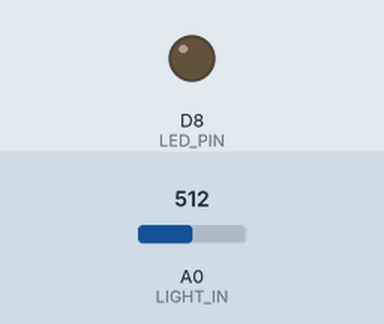
The sketch below on a simulated ESP8266 (NodeMCU). Parts: output pins drawn as LEDs (lit = HIGH). The inputs (shaded band) are chosen by the test bench; at power-on: A0 (LIGHT_IN) = 512. WiFi joins after 1.5 s; servers stay silent unless stated; what the sketch prints to the serial monitor is not drawn.

Above: at 2.8 s.
2.9 s: A0 (LIGHT_IN) set to 132
4.4 s: A0 (LIGHT_IN) set to 107
At 5.6 s:
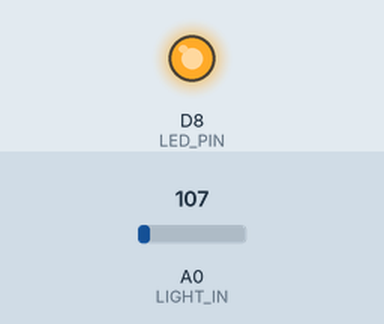
6.1 s: A0 (LIGHT_IN) set to 122
At 7.5 s:
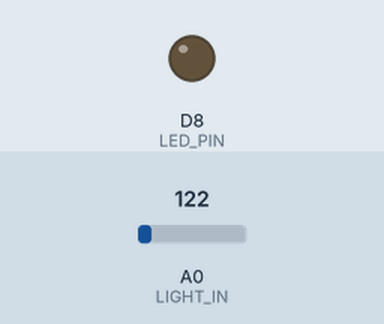
7.8 s: A0 (LIGHT_IN) set to 0
At 8.3 s:
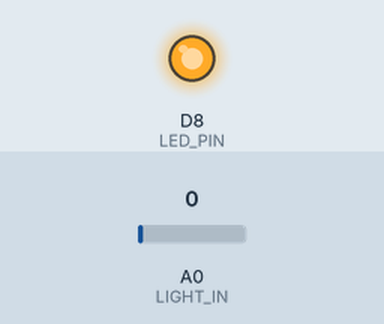
Timing chart, 0 to 10.4 s (numbered marks = the images above; inputs shaded):
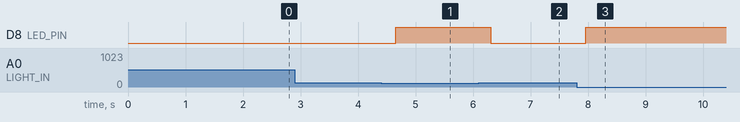

The sketch:

yha-iot-firebase-photoresistor-led.ino
```cpp
#include <ESP8266WiFi.h>
#include <FirebaseArduino.h>
#define FIREBASE_HOST "YOUR_FIREBASE_PROJECT.firebaseio.com"
#define FIREBASE_AUTH "YOUR KEY HERE"
#define WIFI_SSID "YOUR_WIFI_NETWORK_SSID"
#define WIFI_PASSWORD "YOUR_WIFI_NETWORK_PASSWORD"
#define LIGHT_IN A0
#define LED_PIN D8
#define DARKNESS_THRESHOLD 120

void setup()
{
  Serial.begin(9600);
  setupWiFi();

  pinMode(LED_PIN, OUTPUT);
  digitalWrite(LED_PIN,LOW);

  Firebase.begin(FIREBASE_HOST, FIREBASE_AUTH);
  Firebase.setInt("share/brightness", -1);
  if(Firebase.success()){
    Serial.print("Firebase write success!");
  } else {
    Serial.print("Firebase write failed!");
    Serial.println("");
    Serial.print(Firebase.error());
  }
  Serial.println("");
}

int timePassed (int time) {
  int diff = 0;
  if (millis() <= time) {
    diff = (69666 - time) + millis();
  } else {
    diff = millis() - time;
  }
  return diff;
}

int checkFirebaseTime = 0;
bool isDark = false;
int brightness = 0;
void loop()
{
  if (timePassed (checkFirebaseTime) >= 1000) {
    brightness = analogRead(LIGHT_IN);
    Firebase.setInt("share/brightness", brightness);
    if(brightness <= DARKNESS_THRESHOLD && !isDark){
      digitalWrite(LED_PIN,HIGH);
      isDark = true;
      Serial.print("");
      Serial.println("IT IS DARK. I WILL TURN THE LED ON.");
    } else if(brightness > DARKNESS_THRESHOLD){
      isDark = false;
      digitalWrite(LED_PIN,LOW);
    }
    checkFirebaseTime = millis();
  }
}

void toggleLED(){
  digitalWrite(LED_PIN,!digitalRead(LED_PIN));
}

void setupWiFi()
{
  WiFi.mode(WIFI_STA);
  WiFi.begin(WIFI_SSID, WIFI_PASSWORD);
  Serial.print("connecting");
  while (WiFi.status() != WL_CONNECTED) {
    Serial.print(".");
    delay(500);
  }
  Serial.println();
  Serial.print("connected: ");
  Serial.println(WiFi.localIP());
}
```

Measured:
- the behaviour switches between 121 and 120 on A0 (LIGHT_IN) (found by bisection; images 0 and 1)
- after the input at 2.9 s, every drawn part: stays the same
- after the input at 4.4 s, D8 (LED_PIN): LOW → HIGH after 0.26 s
- after the input at 6.1 s, D8 (LED_PIN): HIGH → LOW after 0.21 s
- after the input at 7.8 s, D8 (LED_PIN): LOW → HIGH after 0.16 s
